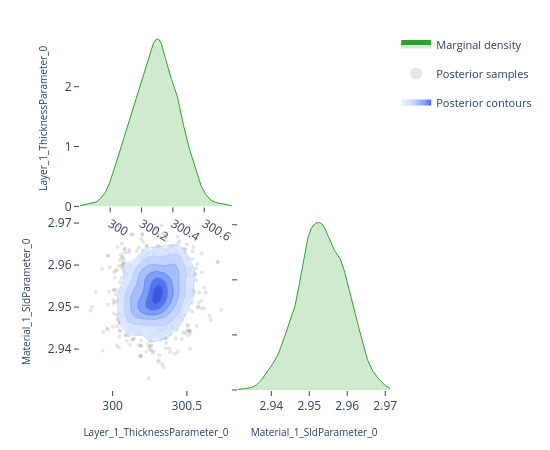

Notebook source saved alongside this figure:
### Code cell
# ---- Pairwise focus: thickness vs SLD ---------------------------------------
# A 2-parameter corner plot zooms in on the joint posterior for a specific
# pair.  This is the same view the EasyReflectometryApp's "2D Heatmap"
# sub-tab uses to inspect parameter degeneracies.


params_of_interest = ['Layer_1_ThicknessParameter_0', 'Material_1_SldParameter_0']
idx = [posterior.param_names.index(p) for p in params_of_interest]
subset_draws = np.asarray(posterior.draws)[:, idx]

fig = plot_corner(subset_draws, params_of_interest)
fig.show()

### Figure 1 — Plotly figure (JSON) as saved in the notebook; plotly's stock layout.template omitted (floating-point values rounded to 4 significant figures; data arrays with more than 128 entries replaced by an {"elided": "..."} marker saying what was removed)
{"data": [{"fill": "tozeroy", "fillcolor": "rgba(44, 160, 44, 0.22)", "hoverinfo": "skip", "legendgroup": "marginal", "line": {"color": "rgb(44, 160, 44)", "width": 1}, "mode": "lines", "name": "Marginal density", "showlegend": true, "type": "scatter", "x": {"elided": "256 float values"}, "xaxis": "x", "y": {"elided": "256 float values"}, "yaxis": "y"}, {"hoverinfo": "skip", "legendgroup": "scatter", "marker": {"color": "rgba(140, 140, 140, 0.22)", "size": 4}, "mode": "markers", "name": "Posterior samples", "showlegend": true, "type": "scatter", "x": {"elided": "880 float values"}, "xaxis": "x3", "y": {"elided": "880 float values"}, "yaxis": "y3", "zorder": 0}, {"colorscale": [[0.0, "rgba(224, 233, 255, 0.62)"], [0.35, "rgba(183, 203, 255, 0.70)"], [0.6, "rgba(138, 169, 252, 0.78)"], [0.82, "rgba(96, 131, 242, 0.84)"], [1.0, "rgba(58, 86, 224, 0.90)"]], "connectgaps": false, "contours": {"coloring": "fill", "end": 170.8, "showlabels": false, "showlines": false, "size": 26.96, "start": 35.95}, "hoverinfo": "skip", "legendgroup": "contour", "name": "Posterior contours", "showlegend": true, "showscale": false, "type": "contour", "x": [299.8, 299.8, 299.8, 299.8, 299.9, 299.9, 299.9, 299.9, 299.9, 299.9, 299.9, 299.9, 300.0, 300.0, 300.0, 300.0, 300.0, 300.0, 300.0, 300.0, 300.1, 300.1, 300.1, 300.1, 300.1, 300.1, 300.1, 300.1, 300.2, 300.2, 300.2, 300.2, 300.2, 300.2, 300.2, 300.2, 300.2, 300.3, 300.3, 300.3, 300.3, 300.3, 300.3, 300.3, 300.3, 300.4, 300.4, 300.4, 300.4, 300.4, 300.4, 300.4, 300.4, 300.5, 300.5, 300.5, 300.5, 300.5, 300.5, 300.5, 300.5, 300.6, 300.6, 300.6, 300.6, 300.6, 300.6, 300.6, 300.6, 300.7, 300.7, 300.7, 300.7, 300.7, 300.7, 300.7, 300.7, 300.8, 300.8, 300.8], "xaxis": "x3", "y": [2.931, 2.932, 2.932, 2.933, 2.933, 2.934, 2.934, 2.935, 2.935, 2.936, 2.936, 2.937, 2.937, 2.938, 2.938, 2.939, 2.939, 2.94, 2.94, 2.941, 2.941, 2.942, 2.942, 2.943, 2.943, 2.944, 2.944, 2.945, 2.945, 2.946, 2.946, 2.947, 2.947, 2.948, 2.948, 2.949, 2.949, 2.95, 2.95, 2.951, 2.952, 2.952, 2.953, 2.953, 2.954, 2.954, 2.955, 2.955, 2.956, 2.956, 2.957, 2.957, 2.958, 2.958, 2.959, 2.959, 2.96, 2.96, 2.961, 2.961, 2.962, 2.962, 2.963, 2.963, 2.964, 2.964, 2.965, 2.965, 2.966, 2.966, 2.967, 2.967, 2.968, 2.968, 2.969, 2.969, 2.97, 2.97, 2.971, 2.971], "yaxis": "y3", "z": {"elided": "80x80 float values"}, "zmax": 170.8, "zmin": 35.95, "zorder": 1}, {"colorscale": [[0.0, "rgba(183, 203, 255, 0.94)"], [0.35, "rgba(183, 203, 255, 0.94)"], [0.35, "rgba(138, 169, 252, 0.95)"], [0.6, "rgba(138, 169, 252, 0.95)"], [0.6, "rgba(96, 131, 242, 0.96)"], [0.82, "rgba(96, 131, 242, 0.96)"], [0.82, "rgba(58, 86, 224, 0.98)"], [1.0, "rgba(58, 86, 224, 0.98)"]], "contours": {"coloring": "lines", "end": 170.8, "showlabels": false, "size": 26.96, "start": 35.95}, "hoverinfo": "skip", "legendgroup": "contour", "line": {"width": 0.9}, "showlegend": false, "showscale": false, "type": "contour", "x": [299.8, 299.8, 299.8, 299.8, 299.9, 299.9, 299.9, 299.9, 299.9, 299.9, 299.9, 299.9, 300.0, 300.0, 300.0, 300.0, 300.0, 300.0, 300.0, 300.0, 300.1, 300.1, 300.1, 300.1, 300.1, 300.1, 300.1, 300.1, 300.2, 300.2, 300.2, 300.2, 300.2, 300.2, 300.2, 300.2, 300.2, 300.3, 300.3, 300.3, 300.3, 300.3, 300.3, 300.3, 300.3, 300.4, 300.4, 300.4, 300.4, 300.4, 300.4, 300.4, 300.4, 300.5, 300.5, 300.5, 300.5, 300.5, 300.5, 300.5, 300.5, 300.6, 300.6, 300.6, 300.6, 300.6, 300.6, 300.6, 300.6, 300.7, 300.7, 300.7, 300.7, 300.7, 300.7, 300.7, 300.7, 300.8, 300.8, 300.8], "xaxis": "x3", "y": [2.931, 2.932, 2.932, 2.933, 2.933, 2.934, 2.934, 2.935, 2.935, 2.936, 2.936, 2.937, 2.937, 2.938, 2.938, 2.939, 2.939, 2.94, 2.94, 2.941, 2.941, 2.942, 2.942, 2.943, 2.943, 2.944, 2.944, 2.945, 2.945, 2.946, 2.946, 2.947, 2.947, 2.948, 2.948, 2.949, 2.949, 2.95, 2.95, 2.951, 2.952, 2.952, 2.953, 2.953, 2.954, 2.954, 2.955, 2.955, 2.956, 2.956, 2.957, 2.957, 2.958, 2.958, 2.959, 2.959, 2.96, 2.96, 2.961, 2.961, 2.962, 2.962, 2.963, 2.963, 2.964, 2.964, 2.965, 2.965, 2.966, 2.966, 2.967, 2.967, 2.968, 2.968, 2.969, 2.969, 2.97, 2.97, 2.971, 2.971], "yaxis": "y3", "z": {"elided": "80x80 float values"}, "zmax": 170.8, "zmin": 35.95, "zorder": 2}, {"fill": "tozeroy", "fillcolor": "rgba(44, 160, 44, 0.22)", "hoverinfo": "skip", "legendgroup": "marginal", "line": {"color": "rgb(44, 160, 44)", "width": 1}, "mode": "lines", "name": "Marginal density", "showlegend": false, "type": "scatter", "x": {"elided": "256 float values"}, "xaxis": "x4", "y": {"elided": "256 float values"}, "yaxis": "y4"}], "layout": {"height": 450, "legend": {"font": {"size": 11}, "itemsizing": "constant", "orientation": "v", "x": 1.02, "xanchor": "left", "y": 1.0, "yanchor": "top"}, "margin": {"b": 60, "l": 80, "r": 160, "t": 30}, "plot_bgcolor": "white", "showlegend": true, "width": 550, "xaxis": {"anchor": "y", "domain": [0.0, 0.49], "showgrid": false, "ticks": "outside", "zeroline": false}, "xaxis2": {"anchor": "y2", "domain": [0.51, 1.0], "showgrid": false, "ticks": "outside", "visible": false, "zeroline": false}, "xaxis3": {"anchor": "y3", "domain": [0.0, 0.49], "showgrid": false, "ticks": "outside", "title": {"font": {"size": 10}, "text": "Layer_1_ThicknessParameter_0"}, "zeroline": false}, "xaxis4": {"anchor": "y4", "domain": [0.51, 1.0], "showgrid": false, "ticks": "outside", "title": {"font": {"size": 10}, "text": "Material_1_SldParameter_0"}, "zeroline": false}, "yaxis": {"anchor": "x", "domain": [0.51, 1.0], "showgrid": false, "ticks": "outside", "title": {"font": {"size": 10}, "text": "Layer_1_ThicknessParameter_0"}, "zeroline": false}, "yaxis2": {"anchor": "x2", "domain": [0.51, 1.0], "showgrid": false, "ticks": "outside", "visible": false, "zeroline": false}, "yaxis3": {"anchor": "x3", "domain": [0.0, 0.49], "showgrid": false, "ticks": "outside", "title": {"font": {"size": 10}, "text": "Material_1_SldParameter_0"}, "zeroline": false}, "yaxis4": {"anchor": "x4", "domain": [0.0, 0.49], "showgrid": false, "showticklabels": false, "ticks": "outside", "zeroline": false}}}
